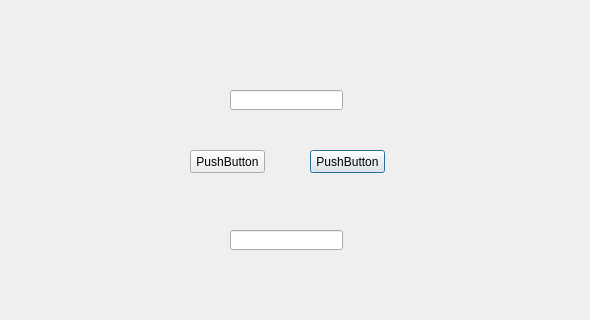
<?xml version="1.0" encoding="UTF-8"?>
<ui version="4.0">
 <class>object</class>
 <widget class="QDialog" name="object">
  <property name="geometry">
   <rect>
    <x>0</x>
    <y>0</y>
    <width>590</width>
    <height>320</height>
   </rect>
  </property>
  <property name="windowTitle">
   <string>Dialog</string>
  </property>
  <widget class="QPushButton" name="buyult">
   <property name="geometry">
    <rect>
     <x>310</x>
     <y>150</y>
     <width>75</width>
     <height>23</height>
    </rect>
   </property>
   <property name="text">
    <string>PushButton</string>
   </property>
  </widget>
  <widget class="QPushButton" name="karaktersayisi">
   <property name="geometry">
    <rect>
     <x>190</x>
     <y>150</y>
     <width>75</width>
     <height>23</height>
    </rect>
   </property>
   <property name="text">
    <string>PushButton</string>
   </property>
  </widget>
  <widget class="QLineEdit" name="kelimegirisi">
   <property name="geometry">
    <rect>
     <x>230</x>
     <y>90</y>
     <width>113</width>
     <height>20</height>
    </rect>
   </property>
  </widget>
  <widget class="QLineEdit" name="yazdir">
   <property name="geometry">
    <rect>
     <x>230</x>
     <y>230</y>
     <width>113</width>
     <height>20</height>
    </rect>
   </property>
  </widget>
 </widget>
 <resources/>
 <connections/>
</ui>
